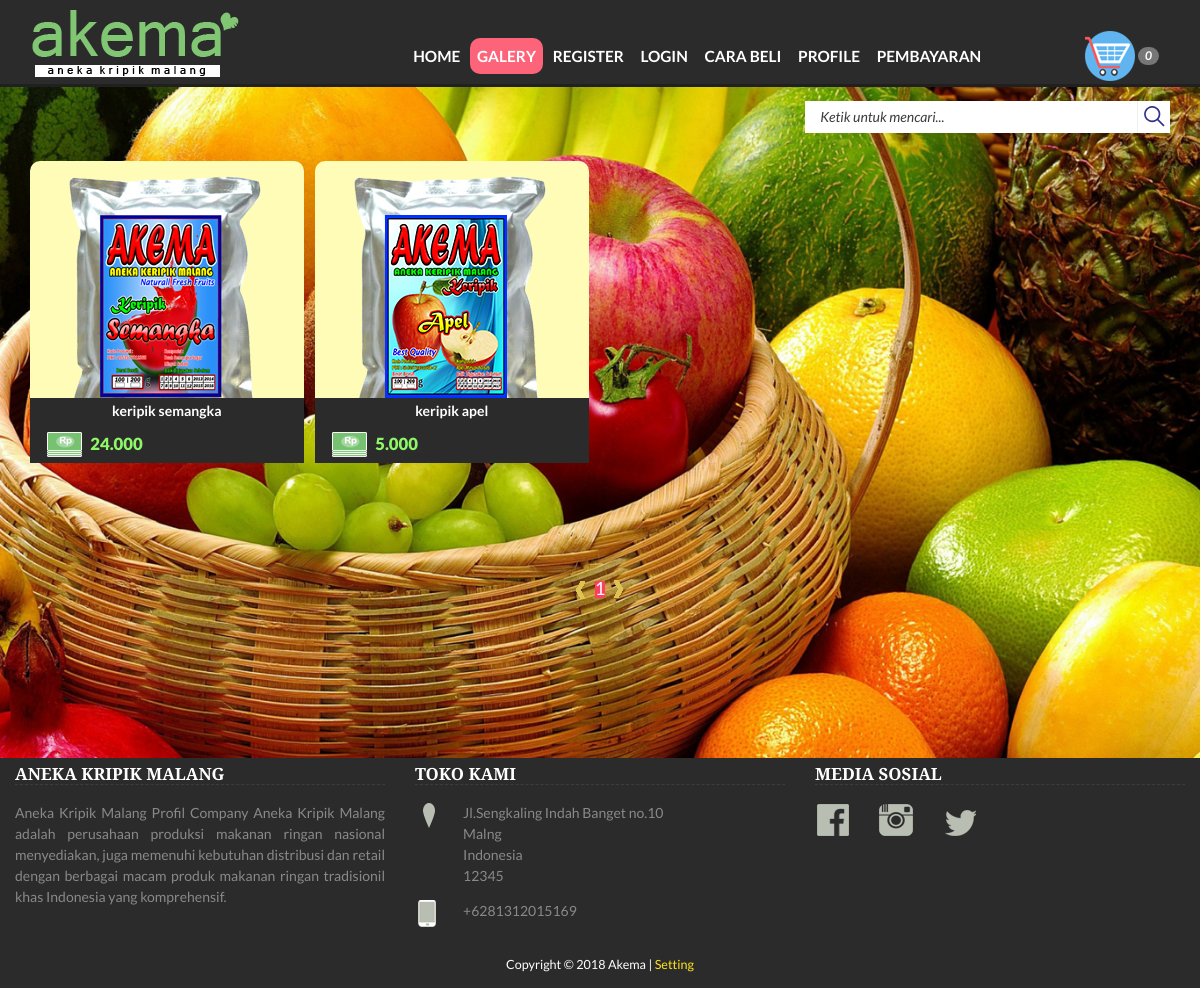
Screenshot of /index.php?page=product with the database file from the repository.
### tables this page shows
CREATE TABLE `detail_kripik` (
  `id_jenis` varchar(15) DEFAULT NULL,
  `berat` int(15) DEFAULT NULL,
  `jumlah` int(15) DEFAULT NULL,
  `harga` int(15) DEFAULT NULL,
  `tgl_kadaluarsa` date DEFAULT NULL,
  `keterangan` text,
  `gambar` varchar(150) DEFAULT NULL
);

CREATE TABLE `jenis_kripik` (
  `id_jenis` varchar(15) DEFAULT NULL,
  `keterangan_jenis` varchar(45) DEFAULT NULL
);

### product.php (the view, shortened to what this page needs)
	<?php
			$bound = 4;
			$notfound = false;
			if (isset($_GET['topage'])){
				$topage = $_GET['topage'];
			}
			else{
				$topage = 1;
			}
			$pos = ($topage - 1) * ($bound + 8);
			$ssql = "SELECT * FROM detail_kripik INNER JOIN jenis_kripik USING(id_jenis) ORDER BY keterangan_jenis";
			if ($notfound == true){
				echo "data tidak ditemukan";
			}
			else {
				for ($count = 0; $count < 3; $count++){
					echo "<div class=\"content-bottom bottom-product\">";
					$ssql2 = $ssql." DESC LIMIT $pos, $bound";
					$query = mysql_query($ssql2);
					$count2 = 0;
					while ($record=mysql_fetch_array($query)){
						$harga = number_format($record['harga'],"0",",",".");
						if ($count2 == 0 || $count2 == 2){
							$act = "";
						}else if ($count2 == 1){
							$act = "ten";
						}
						echo "<div class=\"col-md-4 bottom-content $act\">";
						echo "<img class=\"img-responsive\" src=\"/ecomerce/admin/".$record['gambar']."\" alt=\"\" >";
						echo "<p class=\"tun\">".$record['keterangan_jenis']."</p>";
						echo "<p class=\"number\"><img src=\"images/money.png\"><span>$harga</span></p>";
						echo "</div>";
						$count2++;
					}
					echo "<div class=\"clearfix\"> </div>";
					echo "</div>";
					$pos += 4;
				}
			}
		?>
<ul class="start">
	<li><a href="#"><i> </i></a></li>
	<?php
		$ssql2 = "SELECT * FROM detail_kripik";
		$query = mysql_query($ssql2);
		$numrow = mysql_num_rows($query);
		$numpage = ceil ($numrow / ($bound + 8));
		for ($count = 0; $count < $numpage; $count++){
			$selpage = $count + 1;
			echo "<li ><a href=\"index.php?page=product&topage=$selpage\"";
			if ($selpage == $topage){
				echo "class = \"activepage\"";
			}
			echo"><span>$selpage</span></a></li>";
		}
	?>
	<li><a href="#"><i class="next"> </i></a></li>
</ul>

### css/style.css (style rules this page uses)
body { background:url(../images/head.jpg)0px 0px; font-family: 'Lato', sans-serif; background-size:cover; }
body a { transition: 0.5s all; -webkit-transition: 0.5s all; -o-transition: 0.5s all; -moz-transition: 0.5s all; -ms-transition: 0.5s all; }
ul { padding: 0; margin: 0; }
h1,h2,h3,h4,h5,h6,label,p { margin:0; }
p.tun { background:#2c2b2b; font-size:1em; color:#fff; position:absolute; bottom:0; width: 100%; padding-top: 0.2em; padding-bottom: 3em; text-align:center; font-weight: 700; }
p.best span,p.number span { margin-left:0.5em; }
.bottom-content { background:#fffcb7; padding:0; width: 24%; margin-right: 1%; position:relative; border-radius:10px; }
p.number { width:100%; font-size:1.2em; color:#8df768; position:absolute; bottom:0; font-weight: 900; padding-left: 1em; background:#2c2b2b; }
.content-bottom { padding-bottom: 5em; }
.bottom-product { padding-bottom: 2em; }
ul.start { text-align:center; padding: 2em 0 10em; }
ul.start li { display:inline-block; }
ul.start li a span { text-decoration:none; color:#fff; font-size:1.3em; }
a.activepage { background:#fe3d61; }
ul.start li a i { width: 20px; height: 24px; background: url(../images/img-sprite.png) -27px -101px no-repeat; display:inline-block; vertical-align: middle; }
ul.start li a i.next { background-position: -51px -102px ; }
.bottom-content img { margin-left:auto; margin-right:auto; }

### rows the page displays
detail_kripik: gambar (picture), jenis_kripik.keterangan_jenis "keripik semangka", harga "24.000"
detail_kripik: gambar (picture), jenis_kripik.keterangan_jenis "keripik apel", harga "5.000"

### other values shown
$selpage "1"
